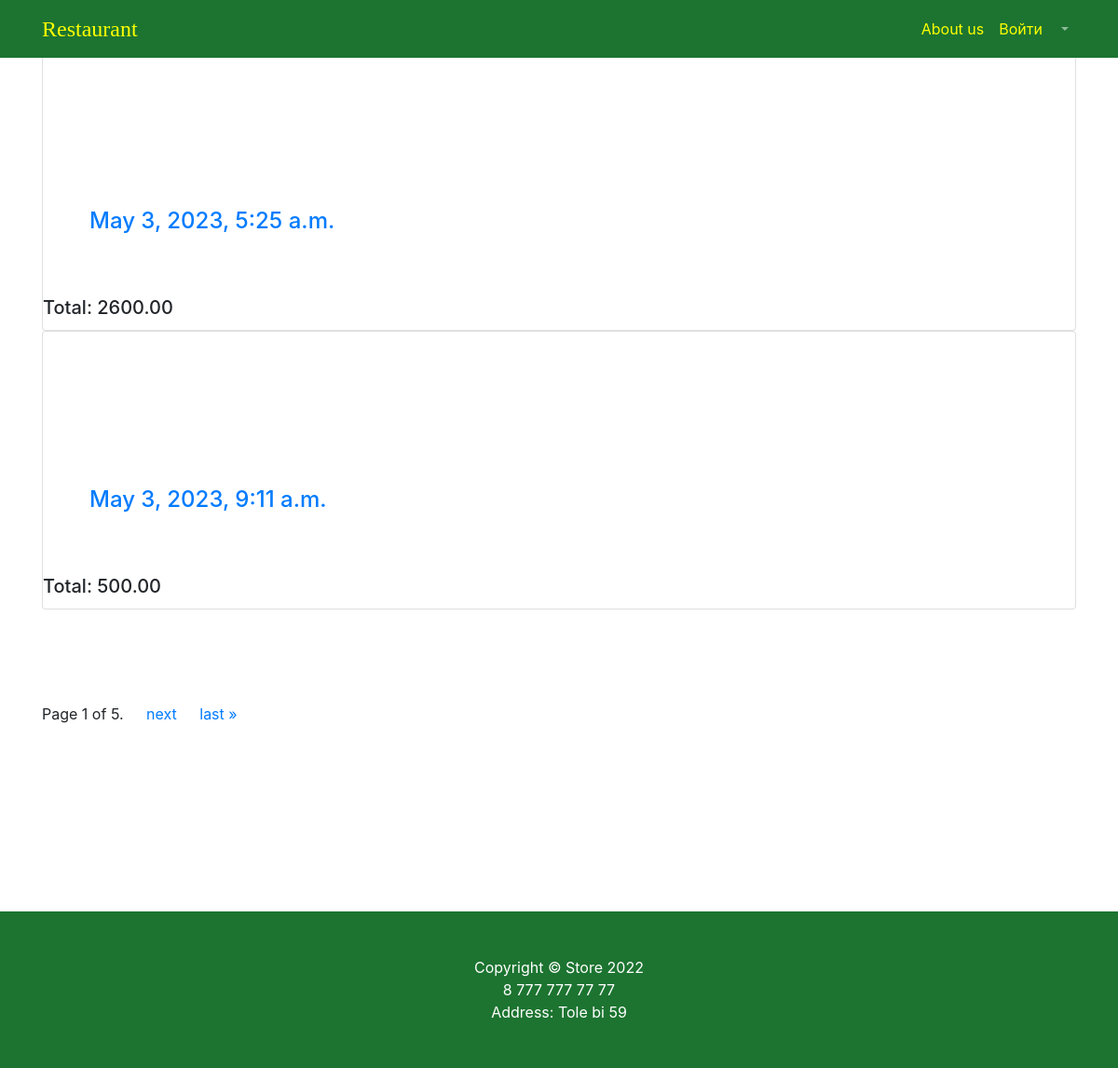
The page /store/old-order/ (signed in) on the database its author committed.
### products/models.py (models this page shows)
class Order(models.Model):
    user = models.ForeignKey(to=User, on_delete=models.CASCADE)
    status = models.BooleanField(default=False)
    payment = models.OneToOneField(to=Payment, on_delete=models.CASCADE)
    created_at = models.DateTimeField(auto_now_add=True)
    updated_at = models.DateTimeField(auto_now=True)
    place_number = models.PositiveIntegerField()

class Payment(models.Model):
    status = models.BooleanField(default=False)
    type = models.CharField(max_length=12, default='Наличка')
    total = models.DecimalField(max_digits=12, decimal_places=2, default=0)
    created_at = models.DateTimeField(auto_now_add=True)
    updated_at = models.DateTimeField(auto_now=True)

### products/views.py (the view)
# urls.py: path('old-order/', views.old_order, name='old_order'),
@login_required
def old_order(request):
    try:
        orders = Order.objects.filter(user=request.user, status=True)
    except:
        return render(request, 'products/order.html')
    paginator = Paginator(orders, 2)
    page_number = request.GET.get("page")
    page_order = paginator.get_page(page_number)
    context = {
        'title': 'storeApp',
        'page_order': page_order,
    }
    return render(request, 'products/old-order.html', context)

### products/templates/products/old-order.html (shortened to what this page needs)
{% load static %}
<!DOCTYPE html>
<html lang="en">
<head>
    <link href="{% static 'vendor/bootstrap/css/bootstrap.min.css' %}" rel="stylesheet">
    <link href="{% static 'vendor/css/products.css' %}" rel="stylesheet">
</head>
<nav class="navbar navbar-expand-lg navbar-dark fixed-top" style="background-color: #1c7430">
    <div class="container">
        <a class="navbar-brand" href="/store/products/" style="color: yellow; font-family: 'Sans Serif Collection'; font-size: 24px">Restaurant</a>
        <div class="collapse navbar-collapse" id="navbarResponsive">
            <ul class="navbar-nav ml-auto">
                <li class="nav-item">
                    <a class="nav-link" href="products.html" style="color: yellow">About us  </a>
                </li>
                <li class="nav-item">
                    <a class="nav-link" href="/users/login/" style="color: yellow">Войти </a>
                </li>
                <li class="nav-item dropdown">
                    <a class="nav-link dropdown-toggle" href="#" id="navbarDropdown" role="button"
                       data-bs-toggle="dropdown" aria-expanded="false">
                    </a>
                </li>
            </ul>
        </div>
    </div>
</nav>
<div class="container">
   {% for order in page_order %}
        <div class="card">
        <a style="margin: 50px" href="{% url 'products:order_detail' order.id %}">
        <h4 class="mt-3 mb-3 d-flex justify-content-between align-items-center mb-3">
                {{ order.created_at }} </a>
        </h4><h5 class="card-title">Total: {{ order.payment.total }}</h5>
       </div>
    {% endfor %}
<div class="pagination" style="margin-top: 100px;">
    <span class="step-links">
        <span class="current">
            Page {{ page_order.number }} of {{ page_order.paginator.num_pages }}.
        </span>
        {% if page_order.has_next %}
            <a style="margin:0 20px " href="?page={{ page_order.next_page_number }}">next</a>
            <a href="?page={{ page_order.paginator.num_pages }}">last &raquo;</a>
        {% endif %}
    </span>
</div>
</div>
<footer class="py-5" style="background-color: #1c7430;margin-top: 200px;">
    <div class="container" style="background-color: #1c7430">
        <p class="m-0 text-center text-white">Copyright &copy; Store 2022</p>
        <p class="m-0 text-center text-white">8 777 777 77 77</p>
        <p class="m-0 text-center text-white">Address: Tole bi 59</p>
    </div>
</footer>
</html>

### rows shown on the page
Order: created_at "May 3, 2023, 5:25 a.m.", payment.total "2600.00"
Order: created_at "May 3, 2023, 9:11 a.m.", payment.total "500.00"

### other values the page prints
{{ page_order.number }} "1"
{{ page_order.paginator.num_pages }} "5"
